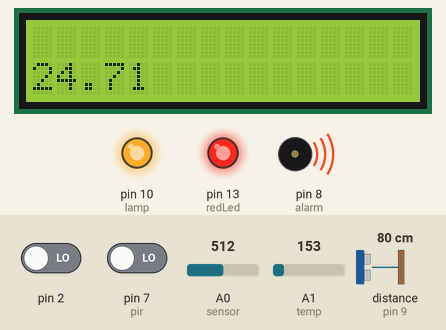
The sketch below on a simulated Arduino Uno, built with avr-gcc and run on an emulated ATmega328P. On the bench: 16×2 character LCD, output pins drawn as LEDs (lit = HIGH), buzzer (waves = sounding). The inputs (shaded band) are chosen by the test bench; at power-on: distance to the obstacle (sensor on pin 9) 80 cm, pin 2 LOW, pin 7 (pir) LOW, A0 (sensor) = 512, A1 (temp) = 153. The echo pulse lasts 58.3 µs per cm; what the sketch prints to the serial monitor is not drawn.

Above: at 1.2 s.
1.3 s: distance to the obstacle (sensor on pin 9) set to 2 cm
At 1.9 s:
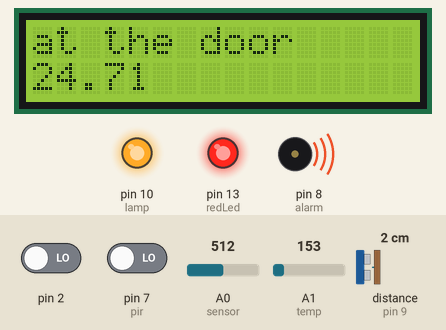
3.4 s: pin 2 driven HIGH
At 4.2 s:
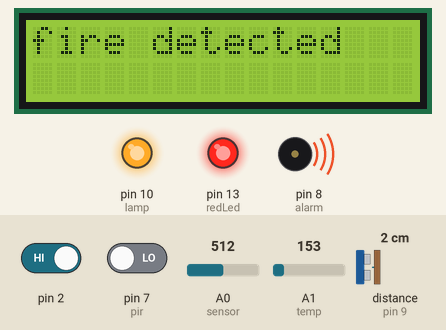
6.0 s: pin 7 (pir) driven HIGH
At 8.3 s:
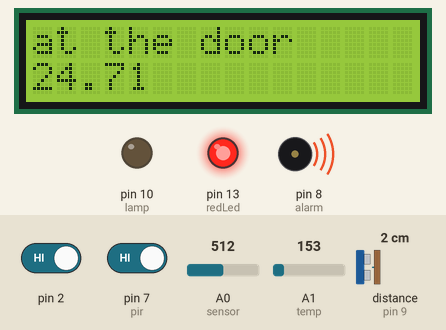
9.0 s: A0 (sensor) set to 408
14.0 s: A0 (sensor) set to 387
16.1 s: A1 (temp) set to 165
At 20.3 s:
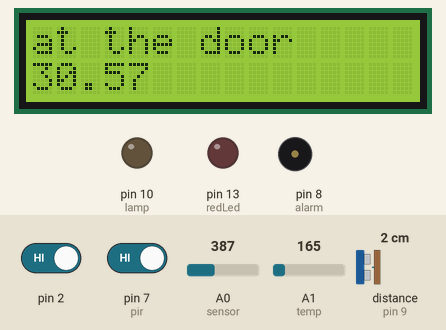
Timing chart, 0 to 21.8 s (numbered marks = the images above; inputs shaded):
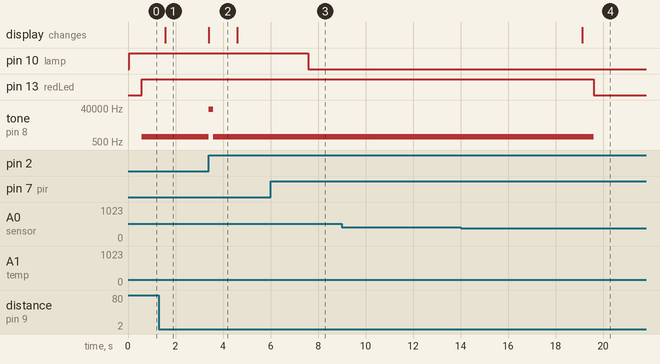

The sketch:

smarthome.ino
```cpp
#include <LiquidCrystal.h>

LiquidCrystal lcd(12, 11, 6, 5, 4, 3);


int redLed = 13;
int alarm = 8;
int sensor = A0;
int pir=7;
int lamp=10;
int uSonic = 9;
int temp = A1;

//values

//gas threshold
int starter = 400;
//pir
int motion=0;

long duration, inches, cm;

void setup()
{
  lcd.begin(16, 2);
  pinMode(redLed, OUTPUT);
  pinMode(alarm, OUTPUT);
  pinMode(lamp, OUTPUT);
  pinMode(pir, INPUT);
  pinMode(sensor, INPUT);
  pinMode(temp, INPUT);
  pinMode(2, INPUT);
  digitalWrite(lamp, HIGH);

  attachInterrupt(0, safetyButton, RISING);

  Serial.begin(9600);

}

void loop()
{


  pinMode(uSonic, OUTPUT);
  digitalWrite(uSonic, LOW);
  delayMicroseconds(2);
  digitalWrite(uSonic, HIGH);
  delayMicroseconds(2);

  digitalWrite(uSonic, LOW);

  pinMode(uSonic, INPUT);
  duration = pulseIn(uSonic, HIGH);

  cm = microsecondsToCentimeters(duration);
  cm = cm +2;

  Serial.print(cm);
  Serial.print("cm");
  Serial.println();
  if(cm<50){
    lcd.setCursor(0,0);
    lcd.print("             ");
    lcd.setCursor(0,0);
    lcd.print("at the door");
  }else{
    lcd.setCursor(0,0);
    lcd.print("           ");
  }
  //smoke detector
  int gasValue = analogRead(sensor);
  //motion deecotr
  motion = digitalRead(pir);
  //temperature seneor
  float tempValue = ((analogRead(temp)*(5.0/1024))-0.5)/0.01;
  Serial.println(tempValue);
  lcd.setCursor(0,1);
  lcd.print(tempValue);
  delay(500);
  if(gasValue>starter)
  {
    digitalWrite(redLed,HIGH);
    tone(alarm,1000,10000);
    delay(1000);
  }
  else{
    digitalWrite(redLed,LOW);
    noTone(alarm);
    delay(1000);

}if(motion==HIGH)
  {
    digitalWrite(lamp, LOW);
    delay(5000);
  }
  else{
    digitalWrite(lamp,HIGH);
  }
}
long microsecondsToCentimeters(long microseconds)
{
  return microseconds / 29 / 2;
}
void safetyButton(){
  	lcd.clear();
    digitalWrite(redLed,HIGH);
    tone(alarm,100000,10000);
  	lcd.print("fire detected");
    delay(7000);
  }
```

Measured:
- after the input at 1.3 s, the display: changes after 0.28 s (image 1)
- after the input at 3.4 s, tone on pin 8 (alarm): 1000 Hz → 34464 Hz at once, → 1000 Hz 0.18 s later; the display: changes at once (image 2)
- after the input at 6.0 s, pin 10 (lamp): HIGH → LOW after 1.6 s
- after the input at 9.0 s, every drawn part: stays the same
- after the input at 14.0 s, every drawn part: stays the same
- after the input at 16.1 s, the display: changes after 3.0 s (image 4)
- what the display in image 2 shows lasts 1.2 s, from 3.4 s to 4.6 s
